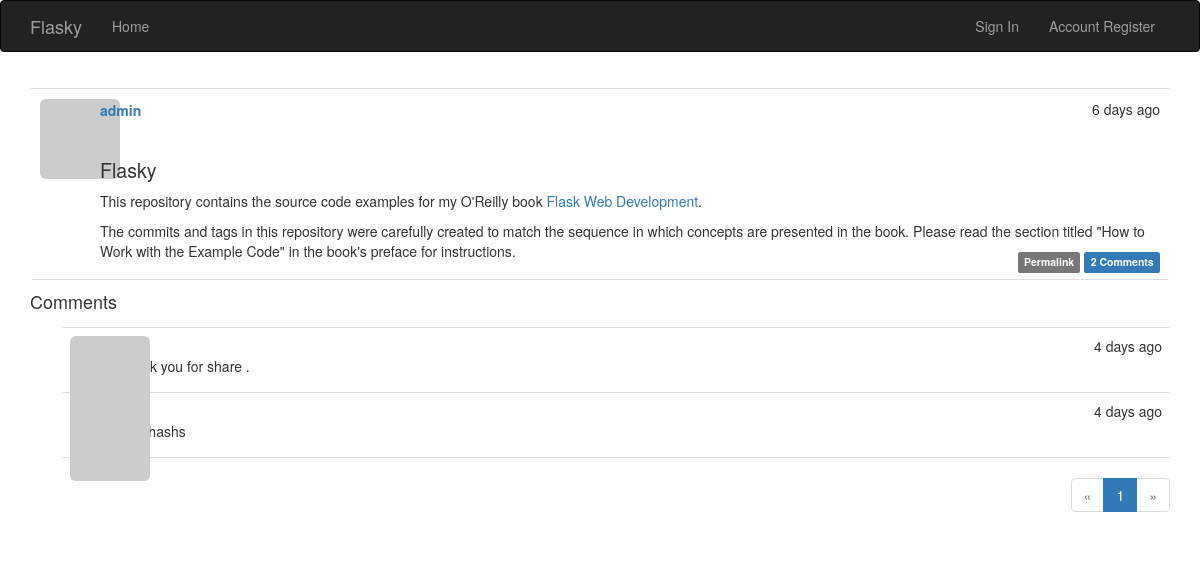
Screenshot of /post/105 with the database file from the repository.
### app/models.py (models this page shows, shortened)
class Post(db.Model):
    __tablename__ = 'posts'
    id = db.Column(db.Integer, primary_key=True)
    body = db.Column(db.Text)
    timestamp = db.Column(db.DateTime, default=datetime.utcnow, index=True)
    author_id = db.Column(db.Integer, db.ForeignKey('users.id'))
    body_html = db.Column(db.Text)
    comments = db.relationship('Comment', backref='post', lazy='dynamic')

class User(UserMixin, db.Model):
    __tablename__ = 'users'
    id = db.Column(db.Integer, primary_key=True)
    email = db.Column(db.String(64), unique=True, index=True)
    username = db.Column(db.String(64), unique=True, index=True)
    role_id = db.Column(db.Integer, db.ForeignKey('roles.id'))
    password_hash = db.Column(db.String(128))
    confirmed = db.Column(db.Boolean, default=False)
    name = db.Column(db.String(64))
    location = db.Column(db.String(64))
    about_me = db.Column(db.Text())
    member_since = db.Column(db.DateTime, default=datetime.utcnow)
    last_seen = db.Column(db.DateTime, default=datetime.utcnow)
    avatar_hash = db.Column(db.String(32))
    posts = db.relationship('Post', backref='author', lazy='dynamic')
    followed = db.relationship('Follow', foreign_keys=[Follow.follower_id],
                               backref=db.backref('follower', lazy='joined'),
                               lazy='dynamic', cascade='all, delete-orphan')
    followers = db.relationship('Follow', foreign_keys=[Follow.followed_id],
                                backref=db.backref('followed', lazy='joined'),
                                lazy='dynamic', cascade='all, delete-orphan')
    comments = db.relationship('Comment', backref='author', lazy='dynamic')
    def gravatar(self, size=100, default='identicon', rating='g'):
        if request.is_secure:
            url = 'http://en.gravatar.com/avatar/'
        else:
            url = 'http://en.gravatar.com/avatar/'
        hash = self.avatar_hash or hashlib.md5(self.email.encode('utf-8')).hexdigest()
        return '{url}/{hash}?s={size}&d={default}&r={rating}'.format(
            url=url, hash=hash, size=size, default=default, rating=rating)
    @property
    def password(self):
        raise AttributeError('password is not a readable attribute')

class Comment(db.Model):
    __tablename__ = 'comments'
    id = db.Column(db.Integer, primary_key=True)
    body = db.Column(db.Text)
    body_html = db.Column(db.Text)
    timestamp = db.Column(db.DateTime, default=datetime.utcnow)
    disabled = db.Column(db.Boolean)
    author_id = db.Column(db.Integer, db.ForeignKey('users.id'))
    post_id = db.Column(db.Integer, db.ForeignKey('posts.id'))

### app/main/views.py (the view, shortened to what this page needs)
@main.route('/post/<int:id>', methods=["POST", "GET"])
def post(id):
    post = Post.query.get_or_404(id)
    form = CommentForm()
    page = request.args.get('page', 1, type=int)
    if page == -1:
        page = (post.comments.count()-1)/current_app.config['FLASKY_COMMENTS_PER_PAGE']+1
    pagination = post.comments.order_by(Comment.timestamp.asc()).paginate(
        page, per_page=current_app.config['FLASKY_COMMENTS_PER_PAGE'],
        error_out=False)
    comments  = pagination.items
    return render_template('post.html', posts=[post], form=form, comments=comments,
                           pagination=pagination)

### app/auth/views.py (called while the page is built)
@auth.before_app_request
def before_request():
    if current_user.is_authenticated:
        current_user.ping()
        if not current_user.confirmed and request.endpoint[:5] != 'auth.':
            return redirect(url_for('auth.unconfirmed'))

### app/main/__init__.py (called while the page is built)
@main.app_context_processor
def inject_permissions():
    return dict(Permission=Permission)

### app/main/views.py (called while the page is built)
@main.after_app_request
def after_request(response):
    for query in get_debug_queries():
        if query.duration >= current_app.config['FLASKY_SLOW_DB_QUERY_TIME']:
            current_app.logger.warning(
                'Slow query: %s\nParameters: %s\nDuration: %fs\nContext: %s\n'
                % (query.statement, query.parameters, query.duration, query.context))
    return response

### app/models.py (called while the page is built)
    def can(self, permissions):
        return False

    def is_administrator(selfs):
        return False

### app/templates/post.html (shortened to what this page needs)
{% extends "base.html" %}
{% import "bootstrap/wtf.html" as wtf %}
{% import "_macros.html" as macros %}
{% block page_content %}
{% include '_posts.html' %}
<h4 id="comments">Comments</h4>
{% include '_comments.html' %}
{% if pagination %}
<div class="pagination">
    {{ macros.pagination_widget(pagination, '.post', fragment='#comments', id=posts[0].id) }}
</div>
{% endif %}
{% endblock %}

### app/templates/_posts.html (shortened to what this page needs)
<ul class="posts">
{% for post in posts %}
<li class="post">
<div class="profile-thumbnail">
<a href="{{ url_for('.user', username=post.author.username) }}">
<img class="img-rounded profile-thumbnail"
src="{{ post.author.gravatar(size=48) }}">
</a>
</div>
<div class="post-date">{{ moment(post.timestamp).fromNow() }}</div>
<div class="post-author">
<a href="{{ url_for('.user', username=post.author.username) }}">
{{ post.author.username }}
</a>
</div>
<div class="post-body">
    {% if post.body_html %}
        {{ post.body_html|safe }}
    {% else %}
        {{ post.body }}
    {% endif %}
</div>
<div class="post-footer">
    <a href="{{ url_for('main.post', id=post.id) }}">
        <span class="label label-default">Permalink</span>
    </a>
    <a href="{{ url_for('.post', id=post.id) }}#comments">
        <span class="label label-primary">
        {{ post.comments.count() }} Comments
        </span>
    </a>
</div>
</li>
{% endfor %}
</ul>

### app/templates/_comments.html (shortened to what this page needs)
<ul class="comments">
    {% for comment in comments %}
    <li class="comment">
        <div class="comment-thumbnail">
            <a href="{{ url_for('.user', username=comment.author.username) }}">
                <img class="img-rounded profile-thumbnail" src="{{ comment.author.gravatar(size=40) }}">
            </a>
        </div>
        <div class="comment-content">
            <div class="comment-date">{{ moment(comment.timestamp).fromNow() }}</div>
            <div class="comment-author"><a href="{{ url_for('.user', username=comment.author.username) }}">{{ comment.author.username }}</a></div>
            <div class="comment-body">
                {% if moderate or not comment.disabled %}
                    {% if comment.body_html %}
                        {{ comment.body_html | safe }}
                    {% else %}
                        {{ comment.body }}
                    {% endif %}
                {% endif %}
            </div>
        </div>
    </li>
    {% endfor %}
</ul>

### app/static/styles.css (style rules this page uses)
.profile-thumbnail { position: absolute; }
ul.posts { list-style-type: none; padding: 2px; margin: 16px 0px 0px 0px; border-top: 1px solid #e0e0e0; }
ul.posts li.post { padding: 8px; border-bottom: 1px solid #e0e0e0; }
div.post-date { float: right; }
div.post-author { font-weight: bold; position:relative; left:60px; top: 1px; }
div.post-body { position:relative; left: 60px; top: 20px; margin-right : 60px }
div.post-footer { position:relative; text-align: right; }
ul.comments { list-style-type: none; padding: 0px; margin: 16px 0px 0px 0px; }
ul.comments li.comment { margin-left: 32px; padding: 8px; border-bottom: 1px solid #e0e0e0; }
ul.comments li.comment:nth-child(1) { border-top: 1px solid #e0e0e0; }
div.comment-date { float: right; }
div.comment-author { font-weight: bold; }
div.comment-thumbnail { position: absolute; }
div.comment-content { margin-left: 48px; min-height: 48px; }
div.pagination { width: 100%; text-align: right; padding: 0px; margin: 0px; }
.post-body h1 { font-size: 140%; }

### rows the page displays
Post: timestamp "6 days ago", author.username "admin", body_html "Flasky This repository contains the source code examples for my O'Reilly book Flask Web Development . The commits and tags in this repository were carefully created to match the sequence in which concepts are presented in the book. Please read the section titled \"How to Work with the Example Code\" in the book's preface for instructions.", comments.count "2"
Comment: timestamp "4 days ago", body_html "Thank you for share ."
Comment: timestamp "4 days ago", body_html "hhashashs"

### other values shown
{{ p }} "1"
